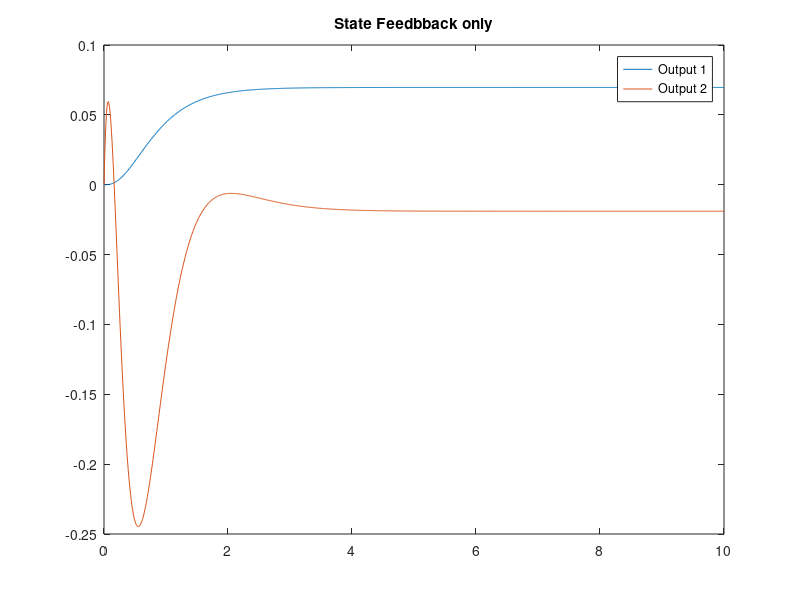
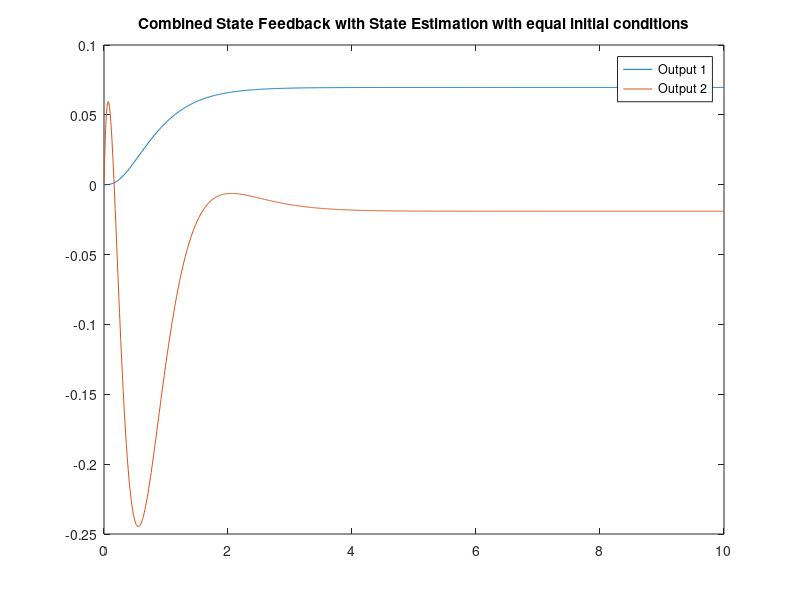
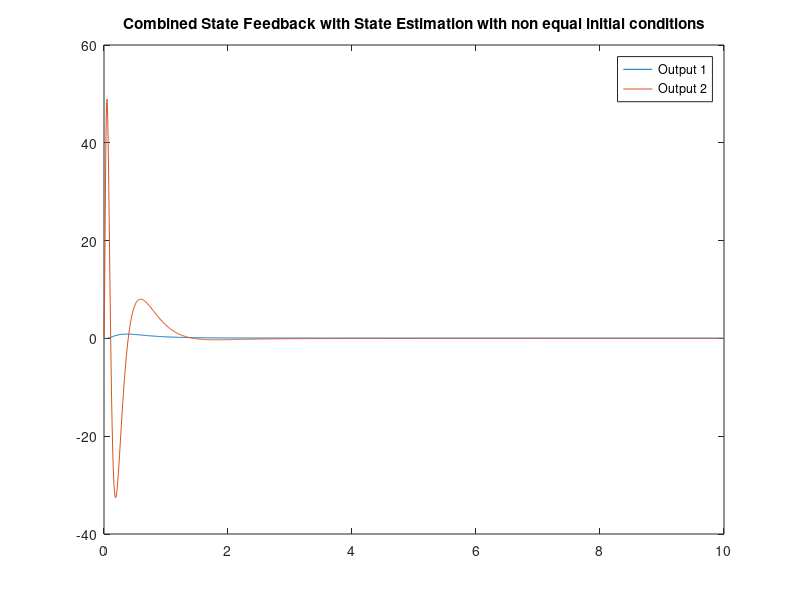

The MATLAB source for these figures, in order:
close all; clear all; clc 

%Student Numbers
% 20523043 Pavel 
% 20509464 Tyler
% 20482444 Henrietta

res = 1000;


A = [ 0 1 0 0;
      0 0 1 0;
     -3 1 2 3;
      2 1 0 0];
  
B = [ 0 0;
      0 0;
      1 2;
      0 2];
  
C = [ 1 0 0 0;
      0 0 0 1];

D = [0 0;
     0 0];

% 1. Design a state feedback and state estimator
% check controllaiblity STATE FEEDBACK
eig(A)
Q = [A^2*B A*B B];
rank(Q);


pSF = [-2 -3 -4 -5];
k = place(A, B, pSF);

sys_sf = ss(A-B*k, B, C ,D);

%% check observability STATE ESTIMATION
sys = ss(A,B,C,D);
Ob = obsv(sys);
R = Ob;
rank(R)

pO = pSF.*8;
F = place (A', C', pO)';

%% 2. Simulate the conbined system for v = step input

A_com = [ A -B*k;
         F*C A-F*C-B*k];
B_com = [B; B];
C_com = [C -D*k];

D_com = D;

sys_com = ss(A_com, B_com, C_com, D_com);


%% 3. i) only state feedback
%Choose x(0) =/ x_hat(0) and show conuligences
x0 = [0 0 0 0]; % pick any initial condition

t = linspace(0,10,res);
u = ones(length(t),2);

[y,t,x] = lsim(sys_sf, u, t, x0);

figure()
plot(t,y)
title('State Feedbback only');
legend('Output 1', 'Output 2');

%%    ii) the combined system with x(0) = x_hat(0)
x0 = [0 0 0 0 0 0 0 0]; % pick any initial condition [x(0) x_hat(0)]

t = linspace(0,10,res);
u = ones(length(t),2);

[y,t,x] = lsim(sys_com, u, t, x0);
figure()
plot(t,y)
title('Combined State Feedback with State Estimation with equal initial conditions');
legend('Output 1', 'Output 2');

%% .  iii) let x(0) not eq x_hat(0)
b = 0.5 % different initial condition for x_hat(0)
x0 = [0 0 0 0 b b b b]; % pick any initial condition

t = linspace(0,10,res);
u = ones(length(t),2);

[y,t,x] = lsim(sys_com, u, t, x0);
figure()
plot(t,y)
title('Combined State Feedback with State Estimation with non equal initial conditions');
legend('Output 1', 'Output 2');



